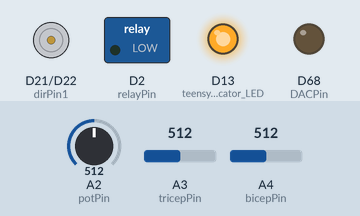
This sketch was run on a simulated Arduino Due. On the bench: motor-driver pin pairs drawn as motors (green arrow = first pin HIGH = forward, orange = second pin HIGH = backward, longer = more drive), switched loads named in the sketch (green lamp = pin HIGH), output pins drawn as LEDs (lit = HIGH). The inputs (shaded band) are chosen by the test bench; at power-on: A4 (bicepPin) = 512, A2 (potPin) = 512, A3 (tricepPin) = 512. What the sketch prints to the serial monitor is not drawn.

Above: at 16.0 s.
16.1 s: A4 (bicepPin) set to 629
17.6 s: A4 (bicepPin) set to 641
At 18.0 s:
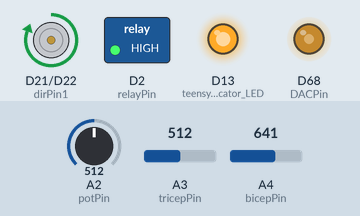
19.1 s: A2 (potPin) set to 845
At 20.1 s:
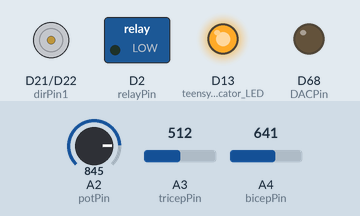
20.6 s: A2 (potPin) set to 822
At 21.2 s:
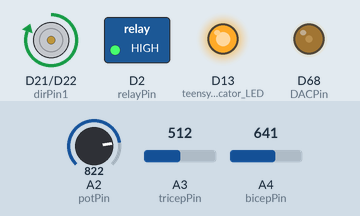
22.1 s: A4 (bicepPin) set to 306
At 22.5 s:
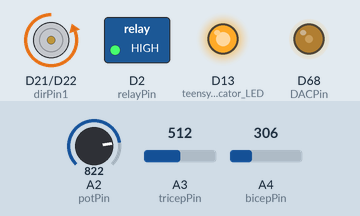
23.6 s: A3 (tricepPin) set to 716
At 24.7 s:
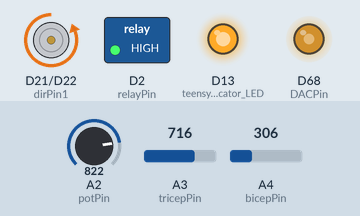
Timing chart, 0 to 26.1 s (numbered marks = the images above; inputs shaded):
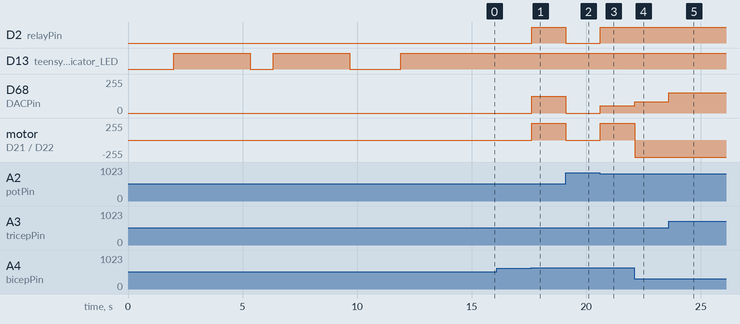

The sketch:

algorithm.ino
```cpp
/* Algorithm 6:
5th algorithm option:
-EMG given preference.
-EMG uses moving average.
-Tests for bicep and tricep activation, if one is significantly more, it powers
  that linearly with EMG signal.
-If EMG signal is below noise floor, uses a PI controller with inputs
  from two force sensors
-EMG threshold and max EMG are scaled by test phase when reset.
*/

const int AVERAGEINTERVAL = 4; //how many EMG samples to average over
const int A_MAX = 835;   //maximum of angle sensor
const int A_MIN = 250;  //minimum, should be less by ~585
const int athr = 30;  //when it starts restricting torque
static int mai = 0;  //moving average iterator
static int bs[AVERAGEINTERVAL] = {0}, ts[AVERAGEINTERVAL] = {0}; //globals for average
static bool lastDir = 0; //keeps track of direction
static float bScale = 1;
static float tScale = 1;
static int tFloating = 0;
static int bFloating = 0;
static int forceIntegral = 0;  //for PID controller
static int prevError = 0;  //for PID controller
static bool PIDmode = 0;   //1 if PID is active

//pins
const int relayPin = 2;
const int dirPin1 = 21;
const int dirPin2 = 22;
const int DACPin = A14;
const int potPin = A2;
const int tricepPin = A3;
const int bicepPin = A4;
const int forcePin1 = A0;
const int forcePin2 = A1;

int PIDcontroller(int angle)
{
  int dScale;
  int pScale = 10;
  int iScale = 1;
  if (!PIDmode)
  {
    dScale = 0;
    forceIntegral = 0;  //reset derivative and integral on first time
    PIDmode = 1;
  }
  else
    dScale = 2;

  int error = analogRead(forcePin1)-analogRead(forcePin2);
  //the thing we want to control. Outputs between -1024 and 1024.

  if(!(angle > (A_MAX - athr)) && !(angle < (A_MIN+athr)))  //doesn't update when near edge
    forceIntegral += error/10; //update integral.
  else
    forceIntegral = 0;   //no input from integral when near edge

  int derivative = error - prevError;

  prevError = error; //update

  int torque = pScale*error + iScale*forceIntegral + dScale*derivative; //PID controller

  return torque;
}


void setup()
{
  Serial.begin(9600);
  pinMode(relayPin, OUTPUT);
  pinMode(dirPin1, OUTPUT);
  pinMode(dirPin2, OUTPUT);
  digitalWrite(dirPin1, lastDir);
  digitalWrite(dirPin2, !lastDir); //initialize it
  //pinMode(DACPin, OUTPUT);
  analogWriteResolution(10);
  pinMode(13, OUTPUT); //teensy indicator LED

  digitalWrite(dirPin1, LOW);
  digitalWrite(dirPin2, LOW);
  digitalWrite(relayPin, LOW);
  analogWrite(DACPin, 0);

  bool doCalibration = (bool)1; //so we can test without it if we want, default scale is 1
  if (doCalibration)
  {
    /* Finds the maximum bicep value over 3 seconds of flexing. Edits the globals bScale
     * and tScale. Later the algorithm multiplies by bScale to get 0-1024 output.
     * Sets floating zero values that will be subtracted off of EMG later.
     */
    delay(2000);  //wait 2 seconds
    digitalWrite(13, HIGH);  //LED on for bicep flex
    int counter = 0;
    int value = 0;

    int Bmaximum = 0;
    int Tmaximum = 0;

    //Finding maximum Bicep value over 5 second period
    while(counter < 3000)
    {
      value = analogRead(bicepPin);
      if(value > Bmaximum)
        Bmaximum = value;
      ++counter;
      delay(1);
    }
    bScale = 1024.0 / Bmaximum;

    value = 0;
    counter = 0;
    digitalWrite(13, LOW);
    delay(1000);            //Short break between Bi/Tri readings
    digitalWrite(13, HIGH);

    //Finding maximum Tricep value over 5 second period
    while(counter < 3000)
    {
      value = analogRead(tricepPin);
      if(value > Tmaximum)
        Tmaximum = value;
      ++counter;
      delay(1);
    }

    tScale = 1024.0/Tmaximum;

    digitalWrite(13, LOW);
    delay(1000); //wait for a second after tricep

    //calibrate no-load floating values of the emgs
    /* space starts at zero. Here the program checks whether the EMGs have outputted the
     * same value for 500 ms. If it finds this value within 2 seconds, it sets bFloating
     * and tFloating to that value. If it doesn't, it increments space. Then it looks for
     * the value to be within space of what the last one was.
     */
     /*
    counter = 0;
    value = 0;
    int longcounter = 0;
    int space = 5;
    //bool bFinished = 0;
    //bool tFinished = 0;
    while (counter < 500)
    {
      value = analogRead(bicepPin);
      if (value <= bFloating-space || value >= bFloating+space) //if it's outside range
      {
        counter = 0;  //reset counter
        bFloating = value;  //this is the new b value we're looking for
      }
      value = analogRead(tricepPin);
      if (value >= tFloating-space && value <= tFloating+space)
      {
        counter = 0;  //reset counter
        tFloating = value;  //this is the new t value we're looking for
      }
      ++counter;
      ++longcounter;
      space = longcounter % 1000; //increases by 1 every second
      delay(1);
    } //success we did it we found a stable value  */
    counter = 0;
    double valuebic = 0;
    double valuetri = 0;
    while (counter < 1000)
    {
      valuebic += analogRead(bicepPin);
      valuetri += analogRead(tricepPin);
      delay(1);
      counter += 1;
    }
    bFloating = valuebic / 1000;
    tFloating = valuetri / 1000;
    Serial.print(bFloating);
    Serial.print("\t");
    Serial.println(tFloating);
    digitalWrite(13,HIGH);
  }  //end calibration
  digitalWrite(13, HIGH);
  delay(3000);
  digitalWrite(13, LOW);
}

void loop()
{
  /*********************************** GET DATA *****************************\
   *  reads in values froms sensors, scales from calibration,
   *  then takes average over several cycles.
   *  angle is angle, b is bicep, t is tricep, all have values 0-1024
   */
  int angle, b, t, torque, dir;

  //replace oldest array entries with new (scaled) values
  bs[mai] = (int)analogRead(bicepPin)*bScale;
  ts[mai] = (int)analogRead(tricepPin)*tScale;
  if (bs[mai] > bFloating) //subtract off the floating values
    bs[mai] -= bFloating;
  if (ts[mai] > tFloating)
    ts[mai] -= tFloating;

  //Serial.print(bs[mai]);
  //Serial.print("\t");
  //Serial.println(ts[mai]);

  if (bs[mai] > 1024) //make sure it doesn't go above 1024
    bs[mai] = 1024;
  if (ts[mai] > 1024)
    ts[mai] = 1024;

  angle = analogRead(potPin);  // angle is not an array

  mai +=1;  //increment moving average iterator
  if (mai == AVERAGEINTERVAL)
    mai = 0;  //don't let it go out of bounds

  b = 0; t = 0;
  for (int j = 0; j < AVERAGEINTERVAL; j++)  //take average of arrays to find b and t
  {
    b += bs[j];
    t += ts[j];
  }
  b /= AVERAGEINTERVAL; //integer divides!!
  t /= AVERAGEINTERVAL; //but it's ok since b >> AVERAGEINTERVAL
  // end of get data

  //Serial.print(b);
  //Serial.print("\t");
  //Serial.println(t);
  //Serial.println(angle);

  /******************************** Calculate Torque ****************************\
   *  If b and t are above their threshold values, and a scale factor more than the
   *  other one, then motor torque is linear with EMG activation. If they're below,
   *  it uses the PIController(). Outputs torque between 0 and 1024 and bool dir.
   *  dir is 0 for tricep and 1 for bicep
   */
   int Bthr = 40, Tthr = 40; //thresholds, TODO: get this from calibration
   float sVal = 1.5;  //scale value, determines whether B and T are significantly far
   if (t > Tthr && t > sVal*b) //tricep activation
   {
      torque = t;
      dir = 0;
      //Serial.println("Tricep!");
   }
   else if (b > Bthr && b > sVal*t) //bicep activation
   {
      torque = b;
      dir = 1;
      //Serial.println("Bicep!");
   }
   else  //neither activated
   {
      //Serial.print(b);
      //Serial.print("\t");
      //Serial.println(t);

      torque =  0;//PIDcontroller(angle);
      if (torque < 0)  //this because PIcontroller returns + or - for directions
      {
        torque = -torque;
        dir = 0;
      }
      else
      {
        dir = 1;
      }
   }
   /******************************** Sanity Check ****************************\
   *  Makes sure torque can't go above 1024. Scales down torque near the max
   *  and minimum angle.
   *  If the angle is above or below certain values (A_MIN+athr and A_MAX-athr)
   *  and torque is in the direction that would push it over the limits,
   *  it scales down torque by the factor (deltaangle/athr), where deltaangle is
   *  the difference between current angle and the limit. That makes it decrease
   *  linearly until it reaches 0 at the maximum and minimum angles.
   */
   if (torque > 1024)  //you know just to be safe
      torque = 1024;
   if (torque < 0)
      torque = 0;

   if (angle <= (A_MIN + athr) && !dir) //if a is below lo threshold and dir is 0 (tricep)
   {
      torque = (torque * (angle-A_MIN))/athr;
      Serial.println("too far in tri dir");
   }
   if (angle >= (A_MAX - athr) && dir) //if a is above hi threshold and dir is 1 (bicep)
   {
      torque = (torque * (A_MAX-angle))/athr;
      Serial.println("too far in bi dir");
   }

   /******************************** Motor Control ****************************\
   *  Engages relay if torque is not zero. If direction is not correct, switches it.
   *  Scales output to 2.2V max.
   */
   if (torque <= 0)   //if zero torque
   {
      digitalWrite(13, HIGH);
      analogWrite(DACPin, 0);
      digitalWrite(relayPin, LOW);
      delay(2);
      digitalWrite(dirPin1, LOW);
      digitalWrite(dirPin2, LOW);
   }
   else  //if torque not zero
   {
      if (dir != lastDir) //if we need to switch directions
      {
        Serial.print("switch to ");
        Serial.println(dir);
        digitalWrite(relayPin, LOW);
        analogWrite(DACPin, 0);
        delay(2); //wait to make sure it's stopped
        lastDir = dir;
        digitalWrite(dirPin1, dir);  //send correct dir to dir pins
        digitalWrite(dirPin2, !dir);
      }
      else
      {
          digitalWrite(dirPin1, dir);
          digitalWrite(dirPin2, !dir);
      }
      digitalWrite(relayPin, HIGH); //turn on relay
      torque = torque*2/3;  //scale for max 2.2V
      analogWrite(DACPin, torque);
      Serial.print(dir);
      Serial.print("\t");
      Serial.println(torque);
   }
   /**********************************************************************/
}
```

Measured:
- the behaviour switches between 640 and 641 on A4 (bicepPin) (found by bisection; images 0 and 1)
- the behaviour switches between 835 and 834 on A2 (potPin) (found by bisection; images 2 and 3)
- after the input at 17.6 s, D2 (relayPin): LOW → HIGH at once; D68 (DACPin): 0/255 → 127/255 at once; motor on D21 (dirPin1) / D22 (dirPin2): stopped → forward 255/255 at once
- after the input at 19.1 s, D2 (relayPin): HIGH → LOW at once; D68 (DACPin): 127/255 → 0/255 at once; motor on D21 (dirPin1) / D22 (dirPin2): forward 255/255 → stopped at once
- after the input at 20.6 s, D2 (relayPin): LOW → HIGH at once; D68 (DACPin): 0/255 → 55/255 at once; motor on D21 (dirPin1) / D22 (dirPin2): stopped → forward 255/255 at once
- after the input at 22.1 s, D68 (DACPin): 55/255 → 85/255 at once; motor on D21 (dirPin1) / D22 (dirPin2): forward 255/255 → backward 255/255 at once
- after the input at 23.6 s, D68 (DACPin): 85/255 → 152/255 at once
